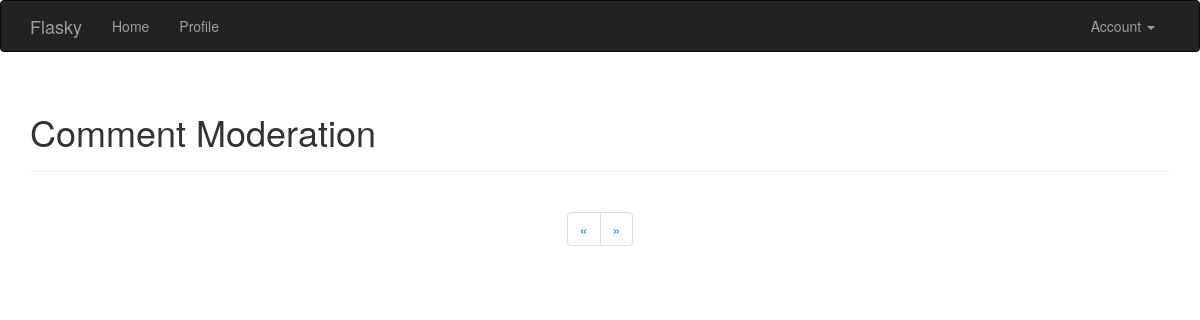
Before: /moderate (signed in) with the older database file.
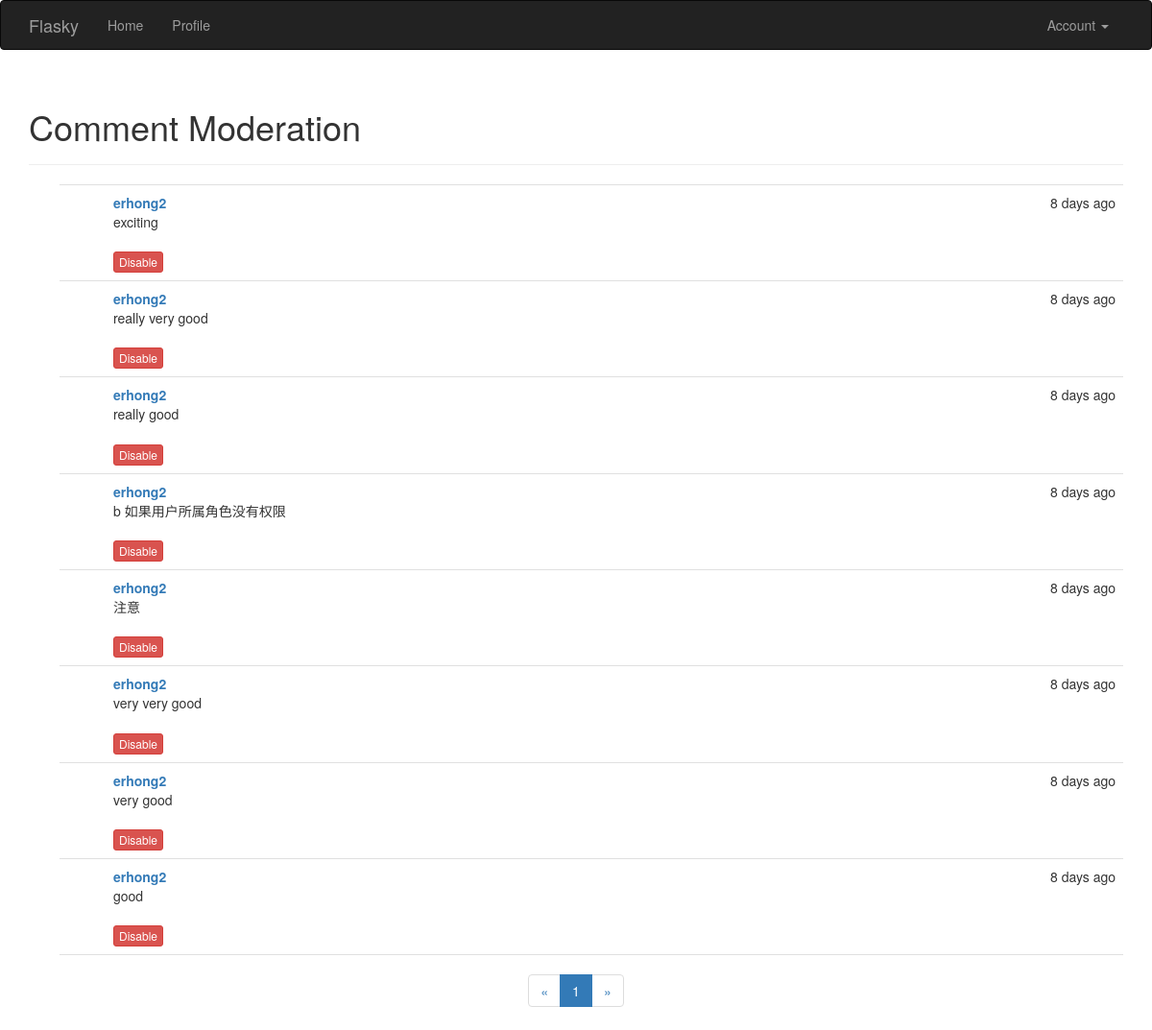
After: the same page with the newer database file.
### app/models.py (models this page shows, shortened)
class Comment(db.Model):
    __tablename__= 'comments'
    id = db.Column(db.Integer, primary_key=True)
    body = db.Column(db.Text)
    body_html = db.Column(db.Text)
    timestamp = db.Column(db.DateTime, index=True, default=datetime.utcnow)
    disabled = db.Column(db.Boolean)
    author_id = db.Column(db.Integer, db.ForeignKey('users.id'))
    post_id = db.Column(db.Integer, db.ForeignKey('posts.id'))

class User(UserMixin, db.Model):
    __tablename__ = 'users'
    id = db.Column(db.Integer, primary_key=True)
    email = db.Column(db.String(64), unique=True, index=True)
    username = db.Column(db.String(32), unique=True, index=True)
    password_hash = db.Column(db.String(128))
    confirmed = db.Column(db.Boolean, default=False)
    name = db.Column(db.String(64))
    location = db.Column(db.String(64))
    about_me = db.Column(db.Text())
    member_since = db.Column(db.DateTime(), default=datetime.utcnow)
    last_seen = db.Column(db.DateTime(), default=datetime.utcnow)
    role_id = db.Column(db.Integer, db.ForeignKey('roles.id'))
    posts = db.relationship('Post', backref='author', lazy='dynamic')
    followed = db.relationship('Follow',
                                foreign_keys=[Follow.follower_id],
                                backref=db.backref('follower', lazy='joined'),
                                lazy='dynamic',
                                cascade='all, delete-orphan')
    followers = db.relationship('Follow',
                                foreign_keys=[Follow.followed_id],
                                backref=db.backref('followed', lazy='joined'),
                                lazy='dynamic',
                                cascade='all, delete-orphan')
    comments = db.relationship('Comment', backref='author', lazy='dynamic')
    def can(self, permissions):
        return self.role is not None and \
                (self.role.permissions & permissions)
    def ping(self):
        self.last_seen = datetime.utcnow()
        db.session.add(self)
    @property
    def password(self):
        raise AttributeError('password is not a readable attribute')

### app/main/views.py (the view)
@main.route('/moderate')
@login_required
@permission_required(Permission.MODERATE_COMMENTS)
def moderate():
    page = request.args.get('page', 1, type=int)
    pagination = Comment.query.order_by(Comment.timestamp.desc()).paginate(
                page, per_page=current_app.config['FLASKY_COMMENTS_PER_PAGE'],
                error_out=False)
    comments = pagination.items
    return render_template('moderate.html', comments=comments,
                        pagination=pagination, page=page)

### app/auth/views.py (called while the page is built)
@auth.before_app_request
def before_request():
    if current_user.is_authenticated:
        current_user.ping()
        if not current_user.confirmed \
            and request.endpoint \
            and request.endpoint[:5] != 'auth.' \
            and request.endpoint != 'static':
                return redirect(url_for('auth.unconfirmed'))

### app/main/__init__.py (called while the page is built)
@main.app_context_processor
def inject_permissions():
    return dict(Permission=Permission)

### app/models.py (called while the page is built)
@login_manager.user_loader
def load_user(user_id):
    return User.query.get(int(user_id))

### app/templates/moderate.html (shortened to what this page needs)
{% extends "base.html" %}
{% import "_macros.html" as macros %}
{% block page_content %}
<div class="page-header">
    <h1>Comment Moderation</h1>
</div>
{% set moderate = True %}
{% include "_comments.html" %}
{% if pagination %}
<div class="pagination">
    {{ macros.pagination_widget(pagination, '.moderate') }}
</div>
{% endif %}
{% endblock %}

### app/templates/_comments.html (shortened to what this page needs)
<ul class="comments">
    {% for comment in comments %}
    <li class="comment">
        <div class="comment-content">
            <div class="comment-date">{{ moment(comment.timestamp).fromNow() }}</div>
            <div class="comment-author">
                <a href="{{ url_for('main.user', username=comment.author.username) }}">
                {{ comment.author.username }}
                </a>
            </div>
            <div class="comment-body">
                {% if moderate or not comment.disabled %}
                    {% if comment.body_html %}
                        {{ comment.body_html | safe }}
                    {% else %}
                        {{ comment.body }}
                    {% endif %}
                {% endif %}
            </div>
            {% if moderate %}
                <br>
                {% if comment.disabled %}
                    <a class="btn btn-default btn-xs" href="{{ url_for('main.moderate_enable',
                        id=comment.id, page=page) }}">Enable
                    </a>
                {% else %}
                    <a class="btn btn-danger btn-xs" href="{{ url_for('main.moderate_disable',
                        id=comment.id, page=page) }}">Disable
                    </a>
                {% endif %}
            {% endif %}
        </div>
    </li>
    {% endfor %}
</ul>

Changed rows visible on the page:
added Comment: timestamp "8 days ago", author.username "erhong2", body_html "exciting"
added Comment: timestamp "8 days ago", author.username "erhong2", body_html "really very good"
added Comment: timestamp "8 days ago", author.username "erhong2", body_html "really good"
added Comment: timestamp "8 days ago", author.username "erhong2", body_html "b 如果用户所属角色没有权限"
added Comment: timestamp "8 days ago", author.username "erhong2", body_html "注意"
added Comment: timestamp "8 days ago", author.username "erhong2", body_html "very very good"
added Comment: timestamp "8 days ago", author.username "erhong2", body_html "very good"
added Comment: timestamp "8 days ago", author.username "erhong2", body_html "good"
Other visible differences:
new list line: "1"
